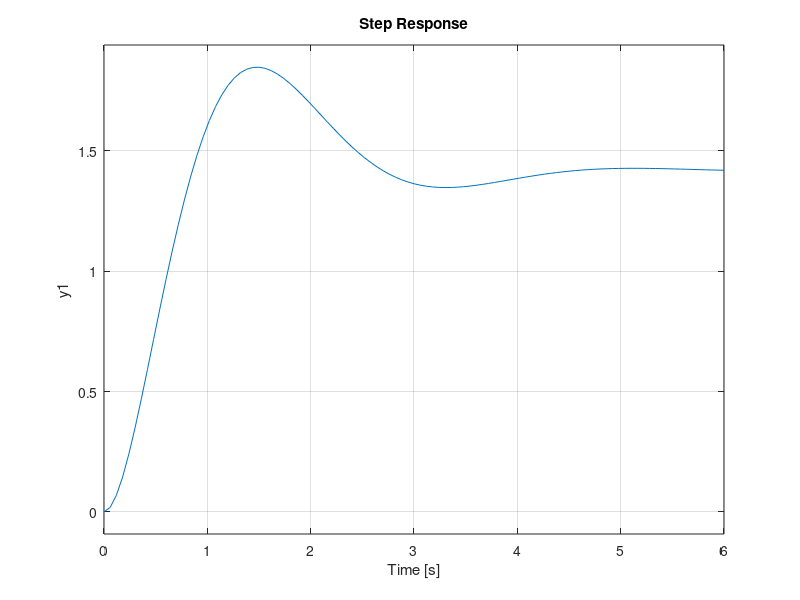

Here is the MATLAB script that generated this plot: (Note: this script raises an error after producing the figure.)
num = [1 1.545];
den = [1 5 -1 -5];
G = tf(num,den);
K=11;
G1 =K*G
rlocus(G1);
closedLoop = feedback(G1,1);
step(closedLoop)
stepinfo(closedLoop)